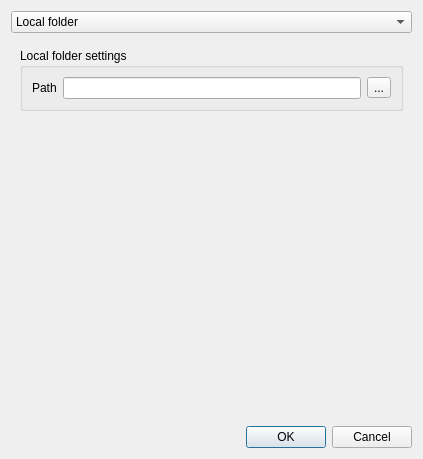
<?xml version="1.0" encoding="UTF-8"?>
<ui version="4.0">
 <class>AddEditDataSource</class>
 <widget class="QDialog" name="AddEditDataSource">
  <property name="geometry">
   <rect>
    <x>0</x>
    <y>0</y>
    <width>423</width>
    <height>459</height>
   </rect>
  </property>
  <property name="windowTitle">
   <string>Add new data source</string>
  </property>
  <property name="windowIcon">
   <iconset resource="zimaparts.qrc">
    <normaloff>:/data/icon.png</normaloff>:/data/icon.png</iconset>
  </property>
  <layout class="QVBoxLayout" name="verticalLayout">
   <item>
    <layout class="QVBoxLayout" name="verticalLayout_4">
     <item>
      <widget class="QComboBox" name="dataSourceComboBox">
       <item>
        <property name="text">
         <string>Local folder</string>
        </property>
       </item>
       <item>
        <property name="text">
         <string>FTP - File Transfer Protocol</string>
        </property>
       </item>
      </widget>
     </item>
     <item>
      <widget class="QStackedWidget" name="stackedWidget">
       <property name="currentIndex">
        <number>0</number>
       </property>
       <widget class="QWidget" name="page">
        <layout class="QVBoxLayout" name="verticalLayout_6">
         <item>
          <widget class="QGroupBox" name="groupBox_2">
           <property name="title">
            <string>Local folder settings</string>
           </property>
           <layout class="QHBoxLayout" name="horizontalLayout_3">
            <item>
             <widget class="QLabel" name="label_9">
              <property name="text">
               <string>Path</string>
              </property>
             </widget>
            </item>
            <item>
             <widget class="QLineEdit" name="pathLineEdit"/>
            </item>
            <item>
             <widget class="QToolButton" name="fileDialogButton">
              <property name="text">
               <string>...</string>
              </property>
             </widget>
            </item>
           </layout>
          </widget>
         </item>
         <item>
          <spacer name="verticalSpacer_4">
           <property name="orientation">
            <enum>Qt::Vertical</enum>
           </property>
           <property name="sizeHint" stdset="0">
            <size>
             <width>20</width>
             <height>40</height>
            </size>
           </property>
          </spacer>
         </item>
        </layout>
       </widget>
       <widget class="QWidget" name="page_2">
        <layout class="QVBoxLayout" name="verticalLayout_5">
         <item>
          <widget class="QGroupBox" name="groupBox">
           <property name="title">
            <string>FTP server settings</string>
           </property>
           <layout class="QGridLayout" name="gridLayout">
            <item row="0" column="0">
             <widget class="QLabel" name="label">
              <property name="text">
               <string>Server address</string>
              </property>
             </widget>
            </item>
            <item row="0" column="1">
             <widget class="QLineEdit" name="txtHost">
              <property name="text">
               <string>localhost</string>
              </property>
             </widget>
            </item>
            <item row="1" column="0">
             <widget class="QLabel" name="label_2">
              <property name="text">
               <string>Port</string>
              </property>
             </widget>
            </item>
            <item row="1" column="1">
             <widget class="QLineEdit" name="txtPort">
              <property name="text">
               <string>21</string>
              </property>
             </widget>
            </item>
            <item row="2" column="1">
             <widget class="QLineEdit" name="txtBaseDir">
              <property name="text">
               <string>/</string>
              </property>
             </widget>
            </item>
            <item row="2" column="0">
             <widget class="QLabel" name="label_3">
              <property name="text">
               <string>Base directory</string>
              </property>
             </widget>
            </item>
            <item row="7" column="0">
             <widget class="QLabel" name="label_5">
              <property name="text">
               <string>Login</string>
              </property>
             </widget>
            </item>
            <item row="4" column="0" colspan="2">
             <widget class="Line" name="line">
              <property name="orientation">
               <enum>Qt::Horizontal</enum>
              </property>
             </widget>
            </item>
            <item row="8" column="0">
             <widget class="QLabel" name="label_6">
              <property name="text">
               <string>Password</string>
              </property>
             </widget>
            </item>
            <item row="7" column="1">
             <widget class="QLineEdit" name="txtLogin"/>
            </item>
            <item row="8" column="1">
             <widget class="QLineEdit" name="txtPass">
              <property name="echoMode">
               <enum>QLineEdit::Password</enum>
              </property>
             </widget>
            </item>
            <item row="3" column="0">
             <widget class="QCheckBox" name="checkPassive">
              <property name="text">
               <string>Passive mode</string>
              </property>
              <property name="checked">
               <bool>true</bool>
              </property>
             </widget>
            </item>
            <item row="10" column="0" colspan="2">
             <widget class="QLabel" name="label_7">
              <property name="text">
               <string>(Leave both fields blank for anonymous login)</string>
              </property>
              <property name="wordWrap">
               <bool>true</bool>
              </property>
             </widget>
            </item>
            <item row="9" column="0" colspan="2">
             <widget class="QLabel" name="label_8">
              <property name="styleSheet">
               <string notr="true"/>
              </property>
              <property name="text">
               <string>&lt;strong&gt;WARNING: Password will be saved to settings  file as plain text (for now)&lt;/strong&gt;</string>
              </property>
              <property name="wordWrap">
               <bool>true</bool>
              </property>
             </widget>
            </item>
            <item row="11" column="0">
             <spacer name="verticalSpacer_2">
              <property name="orientation">
               <enum>Qt::Vertical</enum>
              </property>
              <property name="sizeHint" stdset="0">
               <size>
                <width>20</width>
                <height>40</height>
               </size>
              </property>
             </spacer>
            </item>
           </layout>
          </widget>
         </item>
        </layout>
       </widget>
      </widget>
     </item>
    </layout>
   </item>
   <item>
    <widget class="QDialogButtonBox" name="buttonBox">
     <property name="orientation">
      <enum>Qt::Horizontal</enum>
     </property>
     <property name="standardButtons">
      <set>QDialogButtonBox::Cancel|QDialogButtonBox::Ok</set>
     </property>
    </widget>
   </item>
  </layout>
 </widget>
 <resources>
  <include location="zimaparts.qrc"/>
 </resources>
 <connections>
  <connection>
   <sender>buttonBox</sender>
   <signal>accepted()</signal>
   <receiver>AddEditDataSource</receiver>
   <slot>accept()</slot>
   <hints>
    <hint type="sourcelabel">
     <x>248</x>
     <y>254</y>
    </hint>
    <hint type="destinationlabel">
     <x>157</x>
     <y>274</y>
    </hint>
   </hints>
  </connection>
  <connection>
   <sender>buttonBox</sender>
   <signal>rejected()</signal>
   <receiver>AddEditDataSource</receiver>
   <slot>reject()</slot>
   <hints>
    <hint type="sourcelabel">
     <x>316</x>
     <y>260</y>
    </hint>
    <hint type="destinationlabel">
     <x>286</x>
     <y>274</y>
    </hint>
   </hints>
  </connection>
  <connection>
   <sender>dataSourceComboBox</sender>
   <signal>currentIndexChanged(int)</signal>
   <receiver>stackedWidget</receiver>
   <slot>setCurrentIndex(int)</slot>
   <hints>
    <hint type="sourcelabel">
     <x>211</x>
     <y>22</y>
    </hint>
    <hint type="destinationlabel">
     <x>211</x>
     <y>228</y>
    </hint>
   </hints>
  </connection>
 </connections>
</ui>
